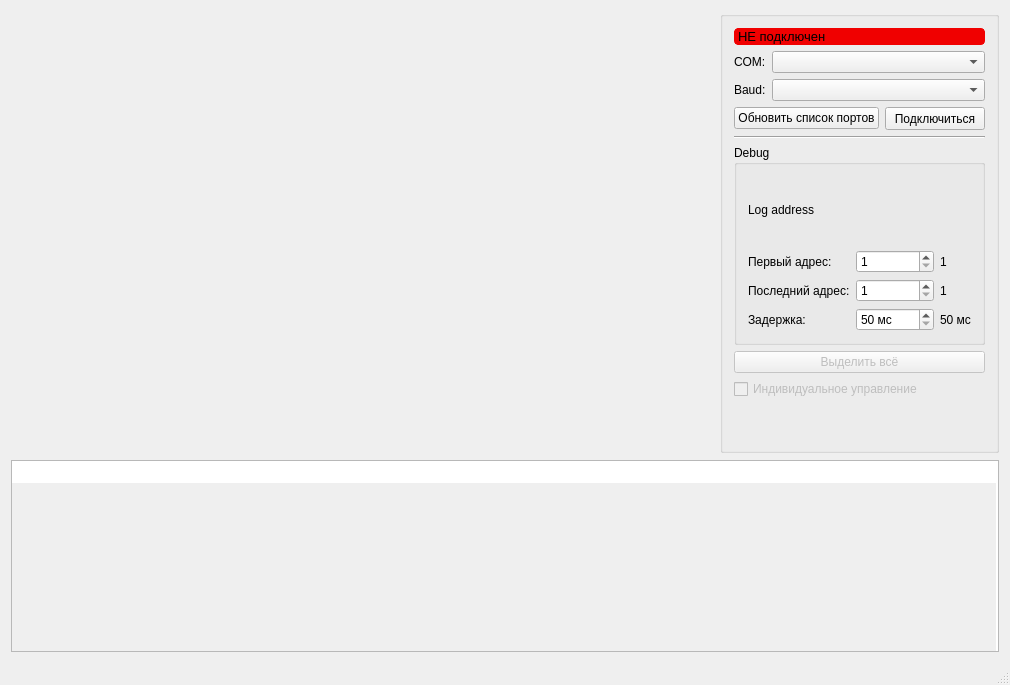
<?xml version="1.0" encoding="UTF-8"?>
<ui version="4.0">
 <class>MainWindow</class>
 <widget class="QMainWindow" name="MainWindow">
  <property name="geometry">
   <rect>
    <x>0</x>
    <y>0</y>
    <width>1010</width>
    <height>525</height>
   </rect>
  </property>
  <property name="sizePolicy">
   <sizepolicy hsizetype="Maximum" vsizetype="Maximum">
    <horstretch>0</horstretch>
    <verstretch>0</verstretch>
   </sizepolicy>
  </property>
  <property name="minimumSize">
   <size>
    <width>1010</width>
    <height>0</height>
   </size>
  </property>
  <property name="maximumSize">
   <size>
    <width>1000</width>
    <height>16777215</height>
   </size>
  </property>
  <property name="windowTitle">
   <string>MainWindow</string>
  </property>
  <widget class="QWidget" name="centralwidget">
   <property name="sizePolicy">
    <sizepolicy hsizetype="MinimumExpanding" vsizetype="MinimumExpanding">
     <horstretch>0</horstretch>
     <verstretch>0</verstretch>
    </sizepolicy>
   </property>
   <layout class="QGridLayout" name="gridLayout">
    <item row="0" column="1">
     <spacer name="horizontalSpacer">
      <property name="orientation">
       <enum>Qt::Horizontal</enum>
      </property>
      <property name="sizeHint" stdset="0">
       <size>
        <width>1</width>
        <height>20</height>
       </size>
      </property>
     </spacer>
    </item>
    <item row="0" column="0" rowspan="2">
     <layout class="QVBoxLayout" name="devicesBox">
      <property name="sizeConstraint">
       <enum>QLayout::SetMinimumSize</enum>
      </property>
     </layout>
    </item>
    <item row="0" column="2" rowspan="2">
     <widget class="QGroupBox" name="gbox">
      <property name="sizePolicy">
       <sizepolicy hsizetype="Maximum" vsizetype="Preferred">
        <horstretch>0</horstretch>
        <verstretch>0</verstretch>
       </sizepolicy>
      </property>
      <property name="minimumSize">
       <size>
        <width>270</width>
        <height>0</height>
       </size>
      </property>
      <property name="maximumSize">
       <size>
        <width>270</width>
        <height>16777215</height>
       </size>
      </property>
      <layout class="QGridLayout" name="gridLayout_2">
       <property name="sizeConstraint">
        <enum>QLayout::SetMinimumSize</enum>
       </property>
       <item row="8" column="0" colspan="3">
        <widget class="QCheckBox" name="singleControlBox">
         <property name="enabled">
          <bool>false</bool>
         </property>
         <property name="maximumSize">
          <size>
           <width>450</width>
           <height>16777215</height>
          </size>
         </property>
         <property name="styleSheet">
          <string notr="true"/>
         </property>
         <property name="text">
          <string>Индивидуальное управление</string>
         </property>
        </widget>
       </item>
       <item row="9" column="0" colspan="3">
        <spacer name="verticalSpacer">
         <property name="orientation">
          <enum>Qt::Vertical</enum>
         </property>
         <property name="sizeHint" stdset="0">
          <size>
           <width>20</width>
           <height>40</height>
          </size>
         </property>
        </spacer>
       </item>
       <item row="1" column="0" colspan="3">
        <layout class="QFormLayout" name="formLayout">
         <item row="1" column="0">
          <widget class="QLabel" name="label">
           <property name="text">
            <string>COM:</string>
           </property>
          </widget>
         </item>
         <item row="1" column="1">
          <widget class="QComboBox" name="comPortBox">
           <property name="minimumSize">
            <size>
             <width>0</width>
             <height>0</height>
            </size>
           </property>
           <property name="maximumSize">
            <size>
             <width>300</width>
             <height>16777215</height>
            </size>
           </property>
          </widget>
         </item>
         <item row="2" column="0">
          <widget class="QLabel" name="label_2">
           <property name="text">
            <string>Baud:</string>
           </property>
          </widget>
         </item>
         <item row="2" column="1">
          <widget class="QComboBox" name="comBaudBox">
           <property name="maximumSize">
            <size>
             <width>300</width>
             <height>16777215</height>
            </size>
           </property>
          </widget>
         </item>
        </layout>
       </item>
       <item row="2" column="2">
        <widget class="QPushButton" name="connectButton">
         <property name="minimumSize">
          <size>
           <width>100</width>
           <height>23</height>
          </size>
         </property>
         <property name="maximumSize">
          <size>
           <width>150</width>
           <height>16777215</height>
          </size>
         </property>
         <property name="text">
          <string>Подключиться</string>
         </property>
         <property name="checkable">
          <bool>true</bool>
         </property>
        </widget>
       </item>
       <item row="0" column="0" colspan="3">
        <widget class="QLabel" name="portStateLabel">
         <property name="maximumSize">
          <size>
           <width>450</width>
           <height>16777215</height>
          </size>
         </property>
         <property name="font">
          <font>
           <pointsize>10</pointsize>
          </font>
         </property>
         <property name="styleSheet">
          <string notr="true">QLabel {
	background-color: rgb(240, 0, 0);
	border: 1px solid rgb(240, 0, 0);
	border-radius: 4px;
}</string>
         </property>
         <property name="text">
          <string>НЕ подключен</string>
         </property>
        </widget>
       </item>
       <item row="5" column="0" colspan="3">
        <widget class="Line" name="line">
         <property name="orientation">
          <enum>Qt::Horizontal</enum>
         </property>
        </widget>
       </item>
       <item row="2" column="0" colspan="2">
        <widget class="QPushButton" name="refreshPortsButton">
         <property name="maximumSize">
          <size>
           <width>200</width>
           <height>16777215</height>
          </size>
         </property>
         <property name="text">
          <string>Обновить список портов</string>
         </property>
        </widget>
       </item>
       <item row="7" column="0" colspan="3">
        <widget class="QPushButton" name="toggleItemsButton">
         <property name="enabled">
          <bool>false</bool>
         </property>
         <property name="maximumSize">
          <size>
           <width>450</width>
           <height>16777215</height>
          </size>
         </property>
         <property name="text">
          <string>Выделить всё</string>
         </property>
         <property name="checkable">
          <bool>true</bool>
         </property>
        </widget>
       </item>
       <item row="6" column="0" colspan="3">
        <widget class="QGroupBox" name="groupBox">
         <property name="sizePolicy">
          <sizepolicy hsizetype="Preferred" vsizetype="MinimumExpanding">
           <horstretch>0</horstretch>
           <verstretch>0</verstretch>
          </sizepolicy>
         </property>
         <property name="minimumSize">
          <size>
           <width>0</width>
           <height>200</height>
          </size>
         </property>
         <property name="title">
          <string>Debug</string>
         </property>
         <layout class="QGridLayout" name="gridLayout_3">
          <item row="3" column="2">
           <widget class="QLabel" name="delayLabel">
            <property name="sizePolicy">
             <sizepolicy hsizetype="Maximum" vsizetype="Preferred">
              <horstretch>0</horstretch>
              <verstretch>0</verstretch>
             </sizepolicy>
            </property>
            <property name="text">
             <string>50 мс</string>
            </property>
           </widget>
          </item>
          <item row="1" column="0">
           <widget class="QLabel" name="label_3">
            <property name="text">
             <string>Первый адрес:</string>
            </property>
           </widget>
          </item>
          <item row="2" column="1">
           <widget class="QSpinBox" name="lastAddressSpinBox">
            <property name="minimum">
             <number>1</number>
            </property>
            <property name="maximum">
             <number>20</number>
            </property>
           </widget>
          </item>
          <item row="0" column="0" colspan="3">
           <widget class="QLabel" name="logAddressLabel">
            <property name="text">
             <string>Log address</string>
            </property>
            <property name="wordWrap">
             <bool>true</bool>
            </property>
           </widget>
          </item>
          <item row="3" column="1">
           <widget class="QSpinBox" name="delaySpinBox">
            <property name="wrapping">
             <bool>false</bool>
            </property>
            <property name="keyboardTracking">
             <bool>false</bool>
            </property>
            <property name="suffix">
             <string> мс</string>
            </property>
            <property name="minimum">
             <number>50</number>
            </property>
            <property name="maximum">
             <number>5000</number>
            </property>
           </widget>
          </item>
          <item row="2" column="2">
           <widget class="QLabel" name="lastAddressLabel">
            <property name="sizePolicy">
             <sizepolicy hsizetype="Maximum" vsizetype="Preferred">
              <horstretch>0</horstretch>
              <verstretch>0</verstretch>
             </sizepolicy>
            </property>
            <property name="text">
             <string>1</string>
            </property>
           </widget>
          </item>
          <item row="3" column="0">
           <widget class="QLabel" name="label_5">
            <property name="text">
             <string>Задержка:</string>
            </property>
           </widget>
          </item>
          <item row="1" column="1">
           <widget class="QSpinBox" name="firstAddressSpinBox">
            <property name="minimum">
             <number>1</number>
            </property>
            <property name="maximum">
             <number>20</number>
            </property>
           </widget>
          </item>
          <item row="1" column="2">
           <widget class="QLabel" name="firstAddressLabel">
            <property name="sizePolicy">
             <sizepolicy hsizetype="Maximum" vsizetype="Preferred">
              <horstretch>0</horstretch>
              <verstretch>0</verstretch>
             </sizepolicy>
            </property>
            <property name="text">
             <string>1</string>
            </property>
           </widget>
          </item>
          <item row="2" column="0">
           <widget class="QLabel" name="label_4">
            <property name="text">
             <string>Последний адрес:</string>
            </property>
           </widget>
          </item>
         </layout>
        </widget>
       </item>
      </layout>
     </widget>
    </item>
    <item row="2" column="0">
     <spacer name="verticalSpacer_2">
      <property name="orientation">
       <enum>Qt::Vertical</enum>
      </property>
      <property name="sizeHint" stdset="0">
       <size>
        <width>20</width>
        <height>1</height>
       </size>
      </property>
     </spacer>
    </item>
    <item row="3" column="0" colspan="3">
     <widget class="QPlainTextEdit" name="log">
      <property name="sizePolicy">
       <sizepolicy hsizetype="Minimum" vsizetype="Expanding">
        <horstretch>0</horstretch>
        <verstretch>0</verstretch>
       </sizepolicy>
      </property>
      <property name="minimumSize">
       <size>
        <width>0</width>
        <height>100</height>
       </size>
      </property>
      <property name="undoRedoEnabled">
       <bool>false</bool>
      </property>
      <property name="readOnly">
       <bool>true</bool>
      </property>
      <property name="backgroundVisible">
       <bool>true</bool>
      </property>
     </widget>
    </item>
   </layout>
  </widget>
  <widget class="QMenuBar" name="menubar">
   <property name="geometry">
    <rect>
     <x>0</x>
     <y>0</y>
     <width>1010</width>
     <height>21</height>
    </rect>
   </property>
  </widget>
  <widget class="QStatusBar" name="statusBar"/>
 </widget>
 <layoutdefault spacing="6" margin="11"/>
 <resources/>
 <connections/>
</ui>
